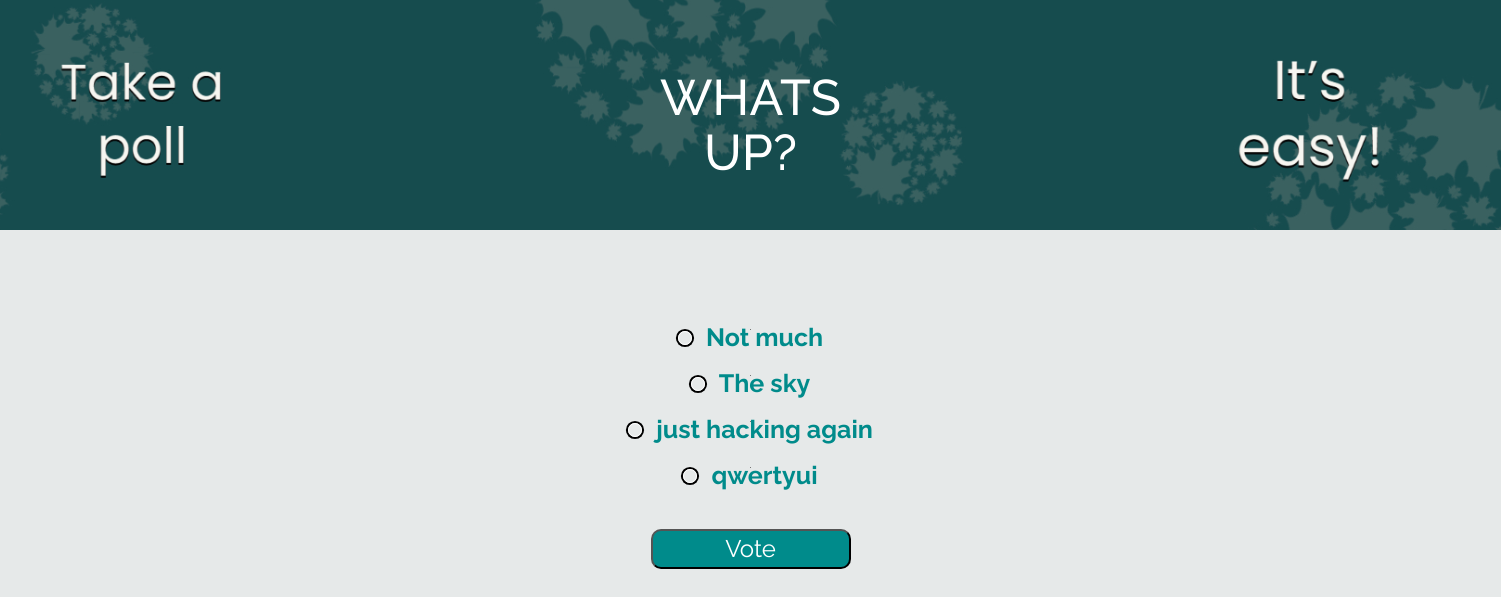
The app's page /polls/1/1/ with its own data.
### polls/models.py (models this page shows, shortened)
class Question(models.Model):
    category = models.ForeignKey(Category, on_delete=models.CASCADE)
    question_text = models.CharField(max_length=200)
    pub_date = models.DateTimeField('date published')
    def was_published_recently(self):
        now = timezone.now()
        return now - datetime.timedelta(days=1) <= self.pub_date <= now
    was_published_recently.admin_order_field = 'pub_date'
    was_published_recently.boolean = True
    was_published_recently.short_description = 'Published recently?'

class Choice(models.Model):
    question = models.ForeignKey(Question, on_delete=models.CASCADE)
    choice_text = models.CharField(max_length=200)
    votes = models.IntegerField(default=0)

### polls/views.py (the view)
# urls.py: path('<int:category_id>/<int:question_id>/', views.detail, name='detail'),
def detail(request, category_id, question_id):
    question = get_object_or_404(Question, pk = question_id)
    context = {
        'question': question,
        'category_id': category_id,
        }
    return render(request, 'polls/detail.html', context)
    """def get_queryset(self):

        Excludes any questions that aren't published yet.

        return Question.objects.filter(pub_date__lte=timezone.now())"""

### polls/templates/polls/detail.html (shortened to what this page needs)
{% load static %}
<link rel="stylesheet" href="//maxcdn.bootstrapcdn.com/bootstrap/3.2.0/css/bootstrap.min.css">
<link rel="stylesheet" href="//maxcdn.bootstrapcdn.com/bootstrap/3.2.0/css/bootstrap-theme.min.css">
<link rel="stylesheet" type="text/css" href="{% static 'polls/style.css' %}" />
<div class="content_container">
  <h1>{{ question.question_text }}</h1>
  <br>
  <br>
  <form class="form" action="{% url 'polls:vote' category_id question.id %}" method="post">
    {% csrf_token %} {% for choice in question.choice_set.all %}
    /><span>
    <label class="choice" for="choice{{ forloop.counter }}" >{{ choice.choice_text }}
    </span>
    </label><br>
    {% endfor %}
    <input class="button" type="submit" value="Vote" />
  </form>
</div>

### polls/static/polls/style.css (style rules this page uses)
.content_container { position: relative; display: flex; flex-direction: column; align-items: center; justify-content: center; font-family: 'Raleway', sans-serif; }
h1 { text-align: center; text-transform: uppercase; color: rgb(255, 255, 255); font-size: 50px; margin-top: -30px; margin-bottom: 50px; background-color: #3ad695; padding: 100px 800px 50px 800px; background-position: center; background-size: cover; background-image: url("images/final.jpg"); min-height: 70%; }
.button { margin-top: 20px; transition-duration: 0.2s; height: 40px; width: 200px; border-radius: 10px; background-color: darkcyan; font-family: 'Raleway', sans-serif; font-size: 24px; color: white; }
.choice { font-size: 25px; font-family: 'Raleway', sans-serif; color: darkcyan; margin:-10px auto; }
.form { display: flex; flex-direction: column; justify-content: center; align-items: center; border-radius: 50%; }
[type="radio"] + span:before { content: ''; display: inline-block; width: 1em; height: 1em; vertical-align: 0.1em; border-radius: 1em; border: 0.125em solid #fff; box-shadow: 0 0 0 0.15em #000; margin-right: 0.75em; transition: 0.5s ease all; }

### records on screen
Question: question_text "WHATS UP?"
Choice: choice_text "Not much"
Choice: choice_text "The sky"
Choice: choice_text "just hacking again"
Choice: choice_text "qwertyui"
